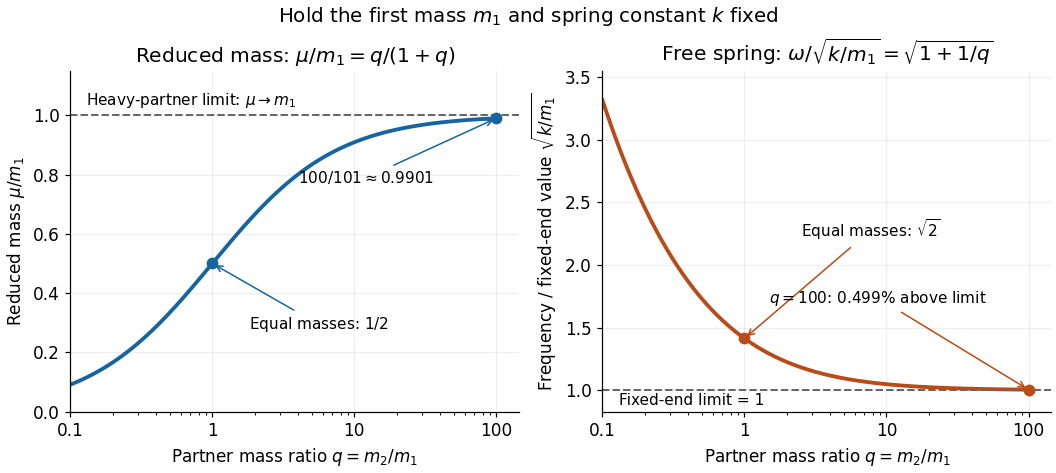

Here is the Python script that generated this plot:
"""Draw reduced mass and free-spring frequency versus partner mass ratio.

Tested with Python 3.14, matplotlib 3.10.7 and numpy 2.3.5.
Run from _media; writes the matching PNG basename to the current directory.
The mass and frequency scales are dimensionless model predictions.
"""

from pathlib import Path

import matplotlib.pyplot as plt
import numpy as np


def main():
    plt.rcParams.update({"font.size": 11, "axes.spines.top": False,
                         "axes.spines.right": False, "figure.facecolor": "white",
                         "axes.facecolor": "white"})
    q = np.geomspace(0.1, 100, 600)
    fig, axes = plt.subplots(1, 2, figsize=(9.6, 4.3), layout="constrained")
    mass, frequency = axes
    mass.plot(q, q / (1 + q), lw=2.5, color="#1765a0")
    mass.set(title=r"Reduced mass: $\mu/m_1=q/(1+q)$",
             ylabel=r"Reduced mass $\mu/m_1$", ylim=(0, 1.15))
    mass.axhline(1, color="#666666", ls="--", lw=1.3)
    mass.text(0.13, 1.035, r"Heavy-partner limit: $\mu\to m_1$", fontsize=10)
    mass.scatter([1, 100], [0.5, 100 / 101], color="#1765a0", s=45, zorder=4)
    mass.annotate(r"Equal masses: $1/2$", (1, 0.5), xytext=(1.8, 0.28),
                  arrowprops={"arrowstyle": "->", "color": "#1765a0"}, fontsize=10)
    mass.annotate(r"$100/101\approx0.9901$", (100, 100 / 101), xytext=(4, 0.77),
                  arrowprops={"arrowstyle": "->", "color": "#1765a0"}, fontsize=10)
    frequency.plot(q, np.sqrt(1 + 1 / q), lw=2.5, color="#b84b17")
    frequency.set(title=r"Free spring: $\omega/\sqrt{k/m_1}=\sqrt{1+1/q}$",
                  ylabel=r"Frequency / fixed-end value $\sqrt{k/m_1}$", ylim=(0.83, 3.55))
    frequency.axhline(1, color="#666666", ls="--", lw=1.3)
    frequency.scatter([1, 100], [np.sqrt(2), np.sqrt(1.01)],
                      color="#b84b17", s=45, zorder=4)
    frequency.annotate(r"Equal masses: $\sqrt{2}$", (1, np.sqrt(2)), xytext=(2.5, 2.22),
                       arrowprops={"arrowstyle": "->", "color": "#b84b17"}, fontsize=10)
    frequency.annotate(r"$q=100$: 0.499% above limit", (100, np.sqrt(1.01)), xytext=(1.5, 1.7),
                       arrowprops={"arrowstyle": "->", "color": "#b84b17"}, fontsize=10)
    frequency.text(0.13, 0.88, "Fixed-end limit = 1", fontsize=10)
    for ax in axes:
        ax.set(xscale="log", xlim=(0.1, 145), xlabel=r"Partner mass ratio $q=m_2/m_1$")
        ax.set_xticks([0.1, 1, 10, 100], ["0.1", "1", "10", "100"])
        ax.grid(alpha=0.2)
    fig.suptitle(r"Hold the first mass $m_1$ and spring constant $k$ fixed", fontsize=13)
    fig.savefig(Path.cwd() / (Path(__file__).stem + ".png"), dpi=110,
                facecolor="white", transparent=False)
    plt.close(fig)


if __name__ == "__main__":
    main()
